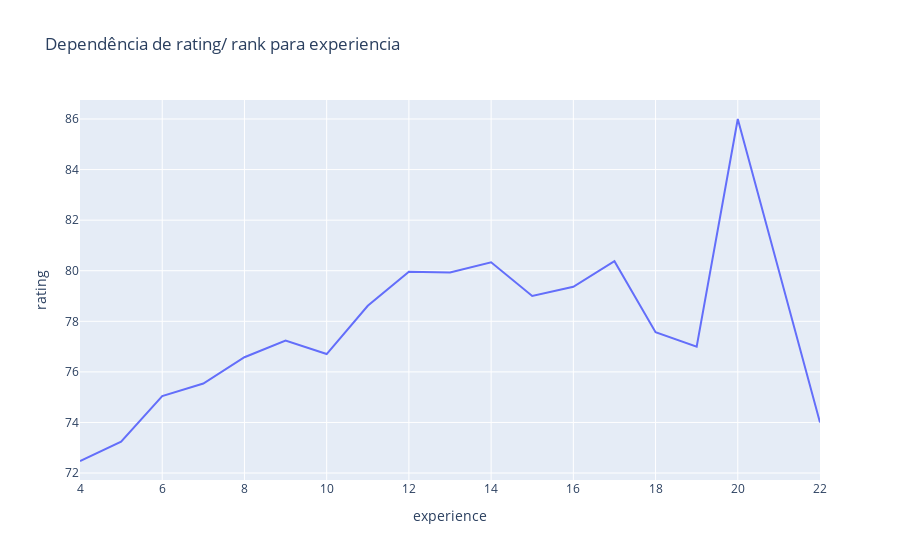

Notebook source saved alongside this figure:
### Code cell
rating_experience = csv.loc[:, ["rating", "experience"]]
grouped_rating_experience = rating_experience.groupby("experience", dropna = True, as_index = False).mean()

graph = px.line(grouped_rating_experience, x = "experience", y = "rating", title = "Dependência de rating/ rank para experiencia")
graph.show()

### Figure 1 — Plotly figure (JSON) as saved in the notebook; plotly's stock layout.template omitted (floating-point values rounded to 4 significant figures)
{"data": [{"hovertemplate": "experience=%{x}<br>rating=%{y}<extra></extra>", "legendgroup": "", "line": {"color": "#636efa", "dash": "solid"}, "marker": {"symbol": "circle"}, "mode": "lines", "name": "", "orientation": "v", "showlegend": false, "type": "scatter", "x": [4, 5, 6, 7, 8, 9, 10, 11, 12, 13, 14, 15, 16, 17, 18, 19, 20, 22], "xaxis": "x", "y": [72.48, 73.24, 75.04, 75.54, 76.58, 77.24, 76.71, 78.62, 79.96, 79.93, 80.33, 79, 79.36, 80.38, 77.57, 77, 86, 74], "yaxis": "y"}], "layout": {"legend": {"tracegroupgap": 0}, "title": {"text": "Dependência de rating/ rank para experiencia"}, "xaxis": {"anchor": "y", "domain": [0, 1], "title": {"text": "experience"}}, "yaxis": {"anchor": "x", "domain": [0, 1], "title": {"text": "rating"}}}}
